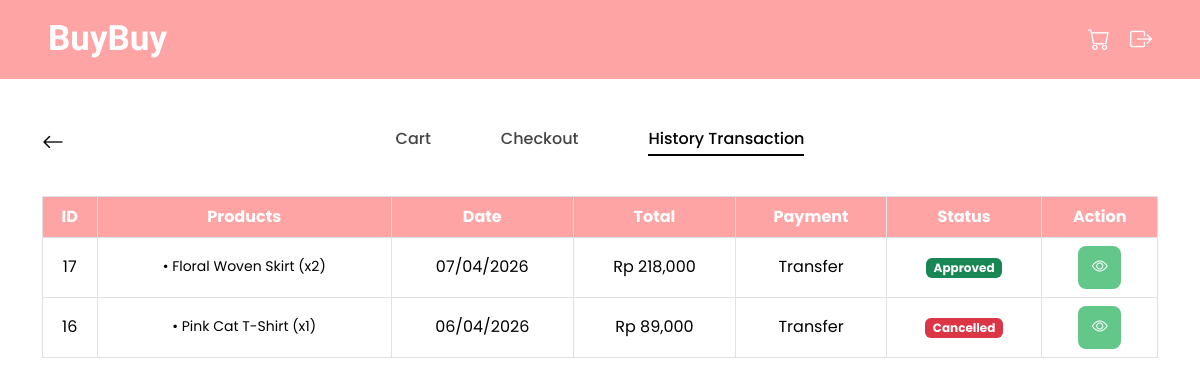
The page /customer/history.php (signed in) on the database its author committed.
### tables this page shows
CREATE TABLE `transactions` (
  `id` int(11) NOT NULL AUTO_INCREMENT,
  `customer_id` int(11) NOT NULL,
  `customer_name` varchar(100) NOT NULL,
  `total` int(11) NOT NULL,
  `payment_method` varchar(20) NOT NULL,
  `shipping_address` text DEFAULT NULL,
  `status` varchar(20) DEFAULT 'pending',
  `created_at` timestamp NOT NULL DEFAULT current_timestamp(),
  `payment_proof` varchar(255) DEFAULT NULL,
  PRIMARY KEY (`id`)
);

### customer/history.php (the view, shortened to what this page needs)
<?php
include '../config/database.php';
$customer_id = $_SESSION['user_id'];
$transactions = mysqli_query($conn, "
    SELECT
        t.*,
        -- Menggabungkan semua produk dalam satu transaksi jadi 1 string
        GROUP_CONCAT(
            CONCAT(
                COALESCE(s.product_name, 'Produk'), -- Nama produk (default 'Produk' jika null)
                ' (x', COALESCE(s.quantity, 0), ')~~', -- Qty produk
                COALESCE(s.subtotal, 0) -- Subtotal produk
            ) SEPARATOR '##' -- Pemisah antar produk
        ) AS products
    FROM transactions t
    LEFT JOIN sales s ON t.id = s.transaction_id -- Join ke tabel sales
    WHERE t.customer_id = $customer_id -- Filter berdasarkan user
    GROUP BY t.id -- Group per transaksi
    ORDER BY t.id DESC -- Urutkan dari terbaru
");
?>
<!DOCTYPE html>
<html lang="en">
<head>
    <link href="https://cdn.jsdelivr.net/npm/bootstrap@5.3.2/dist/css/bootstrap.min.css" rel="stylesheet">
    <link href="https://cdn.jsdelivr.net/npm/bootstrap-icons/font/bootstrap-icons.css" rel="stylesheet">
</head>
<body>
<nav class="navbar navbar-expand-lg px-5">
    <a class="navbar-brand" href="index.php">BuyBuy</a>
    <div class="ms-auto d-flex align-items-center">
        <a href="cart.php" class="nav-icon">
            <i class="bi bi-cart"></i>
        </a>
        <a href="../auth/logout.php" class="nav-icon">
            <i class="bi bi-box-arrow-right"></i>
        </a>
    </div>
</nav>
<div class="container mt-5">
    <div class="tabs-wrapper">
        <div class="back-btn">
            <a href="index.php">
                <i class="bi bi-arrow-left"></i>
            </a>
        </div>
        <div class="cart-tabs">
            <a href="cart.php">Cart</a>
            <a href="checkout.php">Checkout</a>
            <a href="history.php" class="active">History Transaction</a>
        </div>
    </div>
    <?php if(mysqli_num_rows($transactions) == 0): ?>
        <div class="alert alert-warning text-center">No Transactions Yet</div>
    <?php else: ?>
    <div class="table-responsive">
        <table class="table table-bordered align-middle">
            <thead>
                <tr>
                    <th>ID</th>
                    <th>Products</th>
                    <th>Date</th>
                    <th>Total</th>
                    <th>Payment</th>
                    <th>Status</th>
                    <th>Action</th>
                </tr>
            </thead>
            <tbody>
            <?php while($row = mysqli_fetch_assoc($transactions)) : ?>
                <tr>
                    <td><?= $row['id'] ?></td>
                    <td class="product-list">
                        <?php
                        if(!empty($row['products'])){
                            $items = explode('##', $row['products']);
                            foreach($items as $item){
                                $parts = explode('~~', $item);
                                $nameQty = $parts[0];
                                echo "• " . htmlspecialchars($nameQty) . "<br>";
                            }
                        } else {
                            echo '<span class="text-muted">No products</span>';
                        }
                        ?>
                    </td>
                    <td><?= date('d/m/Y', strtotime($row['created_at'])) ?></td>
                    <td>Rp <?= number_format($row['total']) ?></td>
                    <td><?= ucfirst($row['payment_method']) ?></td>
                    <td>
                        <?php
                        $status = strtolower($row['status']);
                        if($status == 'approved'){
                            echo '<span class="badge bg-success">Approved</span>';
                        } elseif($status == 'pending'){
                            echo '<span class="badge bg-warning text-dark">Pending</span>';
                        } else {
                            echo '<span class="badge bg-danger">Cancelled</span>';
                        }
                        ?>
                    </td>
                    <td>
                        <div class="action-box action-view"
                            data-bs-toggle="modal"
                            data-bs-target="#receiptModal"
                            data-id="<?= htmlspecialchars($row['id']) ?>"
                            data-customer="<?= htmlspecialchars($row['customer_name']) ?>"
                            data-total="<?= htmlspecialchars($row['total']) ?>"
                            data-payment="<?= htmlspecialchars($row['payment_method']) ?>"
                            data-status="<?= htmlspecialchars($row['status']) ?>"
                            data-proof="<?= htmlspecialchars($row['payment_proof']) ?>"
                            data-date="<?= htmlspecialchars($row['created_at']) ?>"
                            data-address="<?= htmlspecialchars($row['shipping_address']) ?>"
                            data-products="<?= htmlspecialchars($row['products']) ?>">
                            <i class="bi bi-eye"></i>
                        </div>
                    </td>
                </tr>
            <?php endwhile; ?>
            </tbody>
        </table>
    </div>
    <?php endif; ?>
</div>
</body>
</html>

### customer/history.php (style rules this page uses)
body { background:#fff; padding-bottom:200px; font-family: 'Poppins', sans-serif; }
.navbar { background:#FFA4A4; }
.navbar-brand { font-weight: 700; color: white !important; font-size: 35px; font-family: Simonetta; }
.nav-icon { color:white !important; font-size:22px; margin-left:20px; }
.tabs-wrapper { position:relative; margin-top:40px; margin-bottom:40px; }
.back-btn { position:absolute; left:0; top:0; font-size:22px; }
.back-btn a { color:black; text-decoration:none; }
.cart-tabs { display:flex; justify-content:center; gap:70px; font-weight:500; }
.cart-tabs a { text-decoration:none; color:#444; position:relative; padding-bottom:5px; }
.cart-tabs a.active { color:black; }
.cart-tabs a.active::after { content:""; position:absolute; left:0; bottom:0; width:100%; height:2px; background:black; }
.table thead th { background: #FFA4A4 !important; color: white !important; text-align: center; vertical-align: middle; }
.table td { text-align: center; vertical-align: middle; }
.product-list { text-align: left; font-size: 14px; line-height: 1.8; }
.action-box { width: 43px; height: 43px; border-radius: 8px; display: inline-flex; align-items: center; justify-content: center; color: #fff; cursor: pointer; transition: 0.2s; }
.action-view { background-color: #63C78A; }

### rows shown on the page
transactions: id "17", nameQty "Floral Woven Skirt (x2)", created_at "07/04/2026", total "218,000", payment_method "Transfer", status "Approved"
transactions: id "16", nameQty "Pink Cat T-Shirt (x1)", created_at "06/04/2026", total "89,000", payment_method "Transfer", status "Cancelled"
